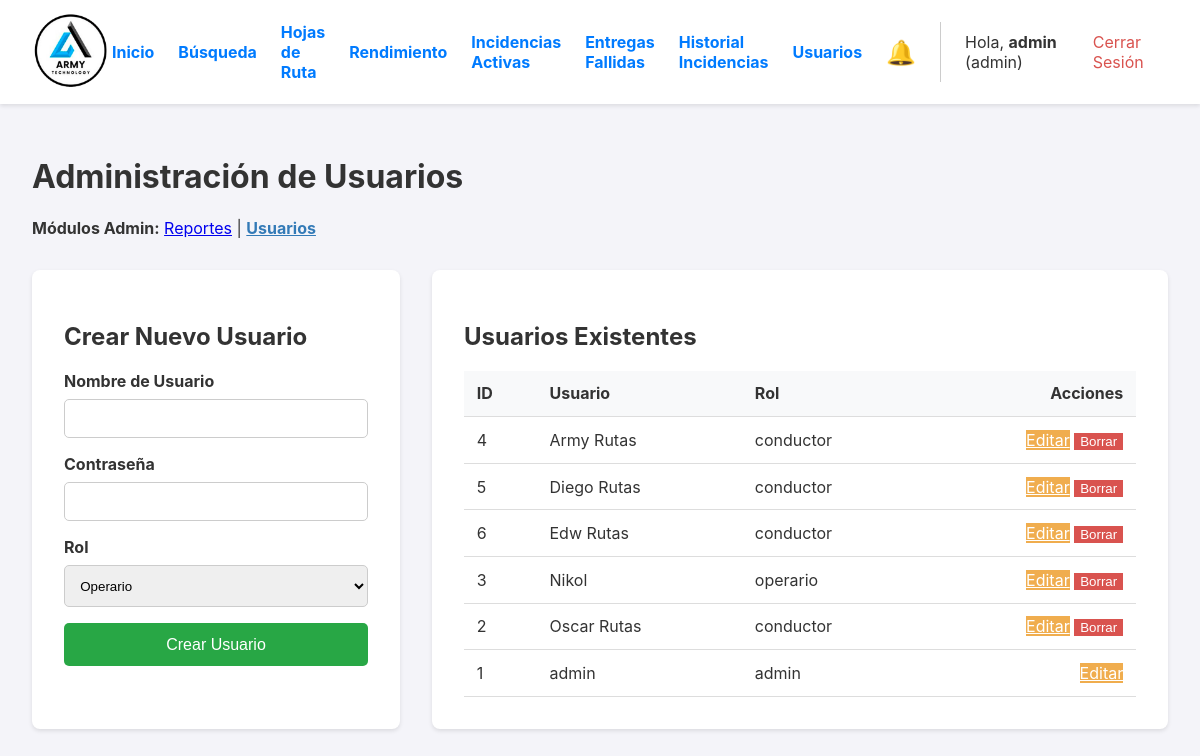
The app's page /admin/usuarios (signed in) with its own data.
### app.py (models this page shows, shortened)
class User(UserMixin, db.Model):
    id = db.Column(db.Integer, primary_key=True)
    username = db.Column(db.String(80), unique=True, nullable=False)
    password_hash = db.Column(db.String(256), nullable=False)
    role = db.Column(db.String(20), nullable=False, default='operario')

### app.py (the view, shortened to what this page needs)
@app.route('/admin/usuarios', methods=['GET', 'POST'])
@login_required
@admin_required
def gestionar_usuarios():
    usuarios = User.query.order_by(User.username).all()
    return render_template('gestionar_usuarios.html', usuarios=usuarios)

### app.py (called while the page is built)
def admin_required(f):
    @wraps(f)
    def decorated_function(*args, **kwargs):
        if not current_user.is_authenticated or current_user.role != 'admin':
            flash('Se requiere rol de administrador para acceder a esta página.', 'error')
            return redirect(url_for('dashboard'))
        return f(*args, **kwargs)
    return decorated_function

@login_manager.user_loader
def load_user(user_id):
    return db.session.get(User, int(user_id))

### templates/gestionar_usuarios.html (shortened to what this page needs)
{% extends "layout.html" %}
{% block content %}
<h1>Administración de Usuarios</h1>
<div class="navegacion-modulos" style="margin-bottom: 2rem;">
    <strong>Módulos Admin:</strong>
    <a href="{{ url_for('reportes_y_busqueda') }}">Reportes</a> |
    <a href="{{ url_for('gestionar_usuarios') }}" style="font-weight: bold; color: #337ab7;">Usuarios</a>
</div>
<div class="admin-container">
    <div class="form-container">
        <h2>Crear Nuevo Usuario</h2>
        <form method="POST">
            <div class="form-group">
                <label for="username">Nombre de Usuario</label>
                <input type="text" id="username" name="username" required>
            </div>
            <div class="form-group">
                <label for="password">Contraseña</label>
                <input type="password" id="password" name="password" required>
            </div>
            <div class="form-group">
                <label for="role">Rol</label>
                <select id="role" name="role">
                    <option value="operario">Operario</option>
                </select>
            </div>
            <button type="submit" class="submit-btn">Crear Usuario</button>
        </form>
    </div>
    <div class="list-container">
        <h2>Usuarios Existentes</h2>
        <table>
            <thead>
                <tr>
                    <th>ID</th>
                    <th>Usuario</th>
                    <th>Rol</th>
                    <th style="text-align: right;">Acciones</th>
                </tr>
            </thead>
            <tbody>
                {% for usuario in usuarios %}
                <tr>
                    <td>{{ usuario.id }}</td>
                    <td>{{ usuario.username }}</td>
                    <td>{{ usuario.role }}</td>
                    <td style="text-align: right;">
                        <a href="{{ url_for('editar_usuario', user_id=usuario.id) }}" class="action-link" style="background-color: #f0ad4e; color:white;">Editar</a>
                        {% if usuario.id != current_user.id %}
                        <form action="{{ url_for('borrar_usuario', user_id=usuario.id) }}" method="POST" style="display: inline;" onsubmit="return confirm('¿Está seguro de que desea eliminar a {{ usuario.username }}? Esta acción es permanente.');">
                            <button type="submit" class="action-link" style="background-color: #d9534f; color:white; border:none; cursor:pointer;">Borrar</button>
                        </form>
                        {% endif %}
                    </td>
                </tr>
                {% endfor %}
            </tbody>
        </table>
    </div>
</div>
{% endblock %}

### templates/layout.html (shortened to what this page needs)
<!DOCTYPE html>
<html lang="es">
<head>
</head>
<body>
    <header>
        <div class="logo">
            <a href="{{ url_for('dashboard') }}">
                <img src="{{ url_for('static', filename='img/logo.png') }}" alt="Logo de la Empresa">
            </a>
        </div>
        <nav class="nav">
             {% if current_user.is_authenticated %}
                {% if current_user.role == 'admin' %}
                    <div class="nav-admin-links">
                        <a href="{{ url_for('dashboard') }}">Inicio</a>
                        <a href="{{ url_for('reportes_y_busqueda') }}">Búsqueda</a>
                        <a href="{{ url_for('gestionar_rutas') }}">Hojas de Ruta</a>
                        <a href="{{ url_for('reporte_operarios') }}">Rendimiento</a>
                        <a href="{{ url_for('gestionar_incidencias') }}">Incidencias Activas</a>
                        <a href="{{ url_for('gestionar_entregas_fallidas') }}">Entregas Fallidas</a>
                        <a href="{{ url_for('historial_incidencias') }}">Historial Incidencias</a>
                        <a href="{{ url_for('gestionar_usuarios') }}">Usuarios</a>
                        <a href="{{ url_for('gestionar_incidencias') }}" id="nav-incidencias-link" style="position: relative; text-decoration:none;" title="Ver incidencias pendientes">
                            <span style="font-size: 1.5rem;">🔔</span>
                        </a>
                    </div>
                {% endif %}
                <div class="user-info">
                    <span>Hola, <strong>{{ current_user.username }}</strong> ({{ current_user.role }})</span>
                    <a href="{{ url_for('logout') }}" style="color: #d9534f;">Cerrar Sesión</a>
                </div>
             {% endif %}
        </nav>
    </header>
    <main>
        {% block content %}{% endblock %}
    </main>
</body>
</html>

### templates/layout.html (style rules this page uses)
body { font-family: -apple-system, BlinkMacSystemFont, "Segoe UI", Roboto, "Helvetica Neue", Arial, sans-serif; margin: 0; background-color: #f4f4f9; color: #333; }
header { background-color: #fff; padding: 10px 2em; display: flex; justify-content: space-between; align-items: center; box-shadow: 0 2px 4px rgba(0,0,0,0.1); position: sticky; top: 0; z-index: 100; }
.logo img { height: 80px; }
.nav { display: flex; align-items: center; gap: 1em; }
.nav-admin-links { display: flex; align-items: center; gap: 1.5em; font-weight: bold; border-right: 1px solid #ccc; padding-right: 1.5em; margin-right: 0.5em; }
.nav-admin-links a, .user-info a { text-decoration: none; color: #007bff; }
.user-info { display: flex; align-items: center; gap: 1em; }
main { padding: 2em; }
* { box-sizing: border-box; }
main { padding: 1em; }
@media (min-width: 768px) { main { padding: 2em; } }

### templates/gestionar_usuarios.html (style rules this page uses)
.admin-container { display: grid; grid-template-columns: 1fr 2fr; gap: 2rem; }
.form-container, .list-container { background: white; padding: 2em; border-radius: 8px; box-shadow: 0 2px 4px rgba(0,0,0,0.1); }
.form-group { margin-bottom: 1rem; }
label { display: block; margin-bottom: 0.5rem; font-weight: bold; }
input[type="text"], input[type="password"], select { width: 100%; padding: 0.7rem; border-radius: 5px; border: 1px solid #ccc; box-sizing: border-box; }
.submit-btn { width: 100%; padding: 0.8rem; background-color: #28a745; color: white; border: none; border-radius: 5px; cursor: pointer; font-size: 1rem; }
table { width: 100%; border-collapse: collapse; }
th, td { padding: 0.8rem; border-bottom: 1px solid #ddd; text-align: left; }
th { background-color: #f8f9fa; }

### records on screen
User: username "admin", role "admin", id "1"
User: id "4", username "Army Rutas", role "conductor"
User: id "5", username "Diego Rutas", role "conductor"
User: id "6", username "Edw Rutas", role "conductor"
User: id "3", username "Nikol", role "operario"
User: id "2", username "Oscar Rutas", role "conductor"
